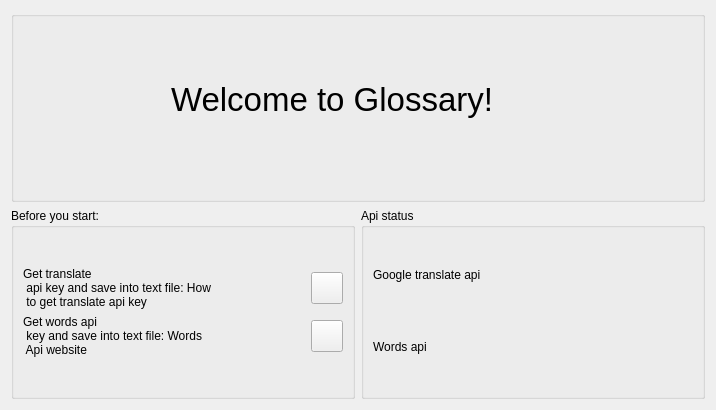
<?xml version="1.0" encoding="UTF-8"?>
<ui version="4.0">
    <class>glossary::gui::view::WelcomeTab</class>
    <widget class="QWidget" name="glossary::gui::view::WelcomeTab">
        <property name="geometry">
            <rect>
                <x>0</x>
                <y>0</y>
                <width>716</width>
                <height>410</height>
            </rect>
        </property>
        <property name="windowTitle">
            <string>Form</string>
        </property>
        <layout class="QGridLayout" name="gridLayout_4">
            <item row="0" column="0" colspan="2">
                <widget class="QGroupBox" name="groupBoxWelcomeToGlossary">
                    <property name="title">
                        <string/>
                    </property>
                    <widget class="QLabel" name="label">
                        <property name="geometry">
                            <rect>
                                <x>160</x>
                                <y>70</y>
                                <width>330</width>
                                <height>38</height>
                            </rect>
                        </property>
                        <property name="font">
                            <font>
                                <pointsize>25</pointsize>
                            </font>
                        </property>
                        <property name="text">
                            <string>&lt;html&gt;&lt;head/&gt;&lt;body&gt;&lt;p align=&quot;center&quot;&gt;Welcome to
                                Glossary!&lt;/p&gt;&lt;/body&gt;&lt;/html&gt;
                            </string>
                        </property>
                    </widget>
                </widget>
            </item>
            <item row="1" column="0">
                <widget class="QGroupBox" name="groupBoxBeforeStart">
                    <property name="title">
                        <string>Before you start:</string>
                    </property>
                    <layout class="QVBoxLayout" name="verticalLayout_3">
                        <item>
                            <layout class="QVBoxLayout" name="verticalLayout_2">
                                <item>
                                    <layout class="QHBoxLayout" name="horizontalLayout_6">
                                        <item>
                                            <widget class="QLabel" name="labelTranslationApiDescription">
                                                <property name="text">
                                                    <string>&lt;html&gt;&lt;head/&gt;&lt;body&gt;&lt;p&gt;Get translate
                                                        api key and save into text file: &lt;/p&gt;&lt;p&gt;&lt;a href=&quot;https://neliosoftware.com/blog/how-to-generate-an-api-key-for-google-translate/&quot;&gt;&lt;span
                                                        style=&quot; text-decoration: underline; color:#007af4;&quot;&gt;How
                                                        to get translate api key&lt;/span&gt;&lt;/a&gt;&lt;/p&gt;&lt;p&gt;&lt;br/&gt;&lt;/p&gt;&lt;/body&gt;&lt;/html&gt;
                                                    </string>
                                                </property>
                                            </widget>
                                        </item>
                                        <item>
                                            <layout class="QGridLayout" name="gridLayout_2">
                                                <item row="0" column="0">
                                                    <widget class="QPushButton" name="buttonLoadTranslateApiKey">
                                                        <property name="sizePolicy">
                                                            <sizepolicy hsizetype="Fixed" vsizetype="Fixed">
                                                                <horstretch>0</horstretch>
                                                                <verstretch>0</verstretch>
                                                            </sizepolicy>
                                                        </property>
                                                        <property name="minimumSize">
                                                            <size>
                                                                <width>32</width>
                                                                <height>32</height>
                                                            </size>
                                                        </property>
                                                        <property name="maximumSize">
                                                            <size>
                                                                <width>32</width>
                                                                <height>32</height>
                                                            </size>
                                                        </property>
                                                        <property name="text">
                                                            <string/>
                                                        </property>
                                                    </widget>
                                                </item>
                                            </layout>
                                        </item>
                                    </layout>
                                </item>
                                <item>
                                    <layout class="QHBoxLayout" name="horizontalLayout_7">
                                        <item>
                                            <widget class="QLabel" name="labelWordsApiDescription">
                                                <property name="text">
                                                    <string>&lt;html&gt;&lt;head/&gt;&lt;body&gt;&lt;p&gt;Get words api
                                                        key and save into text file: &lt;/p&gt;&lt;p&gt;&lt;a href=&quot;https://rapidapi.com/dpventures/api/wordsapi/pricing&quot;&gt;&lt;span
                                                        style=&quot; text-decoration: underline; color:#555753;&quot;&gt;Words
                                                        Api website&lt;/span&gt;&lt;/a&gt;&lt;span style=&quot;
                                                        color:#555753;&quot;&gt;&lt;br/&gt;&lt;/span&gt;&lt;/p&gt;&lt;/body&gt;&lt;/html&gt;
                                                    </string>
                                                </property>
                                            </widget>
                                        </item>
                                        <item>
                                            <spacer name="horizontalSpacer">
                                                <property name="orientation">
                                                    <enum>Qt::Horizontal</enum>
                                                </property>
                                                <property name="sizeType">
                                                    <enum>QSizePolicy::Fixed</enum>
                                                </property>
                                                <property name="sizeHint" stdset="0">
                                                    <size>
                                                        <width>13</width>
                                                        <height>20</height>
                                                    </size>
                                                </property>
                                            </spacer>
                                        </item>
                                        <item>
                                            <layout class="QGridLayout" name="gridLayout">
                                                <item row="0" column="0">
                                                    <widget class="QPushButton" name="buttonLoadWordsApiKey">
                                                        <property name="sizePolicy">
                                                            <sizepolicy hsizetype="Fixed" vsizetype="Fixed">
                                                                <horstretch>0</horstretch>
                                                                <verstretch>0</verstretch>
                                                            </sizepolicy>
                                                        </property>
                                                        <property name="maximumSize">
                                                            <size>
                                                                <width>32</width>
                                                                <height>32</height>
                                                            </size>
                                                        </property>
                                                        <property name="text">
                                                            <string/>
                                                        </property>
                                                    </widget>
                                                </item>
                                            </layout>
                                        </item>
                                    </layout>
                                </item>
                            </layout>
                        </item>
                    </layout>
                </widget>
            </item>
            <item row="1" column="1">
                <widget class="QGroupBox" name="groupBoxApiStatus">
                    <property name="title">
                        <string>Api status</string>
                    </property>
                    <layout class="QGridLayout" name="gridLayout_3">
                        <item row="0" column="0">
                            <layout class="QHBoxLayout" name="horizontalLayout">
                                <item>
                                    <widget class="QLabel" name="labelGoogleTranslateApi">
                                        <property name="text">
                                            <string>Google translate api</string>
                                        </property>
                                    </widget>
                                </item>
                                <item>
                                    <widget class="QLabel" name="labelTranslateApiKeyValid">
                                        <property name="sizePolicy">
                                            <sizepolicy hsizetype="Fixed" vsizetype="Fixed">
                                                <horstretch>0</horstretch>
                                                <verstretch>0</verstretch>
                                            </sizepolicy>
                                        </property>
                                        <property name="minimumSize">
                                            <size>
                                                <width>16</width>
                                                <height>16</height>
                                            </size>
                                        </property>
                                        <property name="maximumSize">
                                            <size>
                                                <width>16</width>
                                                <height>16</height>
                                            </size>
                                        </property>
                                        <property name="font">
                                            <font>
                                                <family>aakar</family>
                                                <weight>75</weight>
                                                <bold>true</bold>
                                            </font>
                                        </property>
                                        <property name="styleSheet">
                                            <string notr="true">color: rgb(239, 41, 41);</string>
                                        </property>
                                        <property name="text">
                                            <string/>
                                        </property>
                                    </widget>
                                </item>
                            </layout>
                        </item>
                        <item row="1" column="0">
                            <spacer name="verticalSpacer">
                                <property name="orientation">
                                    <enum>Qt::Vertical</enum>
                                </property>
                                <property name="sizeType">
                                    <enum>QSizePolicy::Fixed</enum>
                                </property>
                                <property name="sizeHint" stdset="0">
                                    <size>
                                        <width>20</width>
                                        <height>20</height>
                                    </size>
                                </property>
                            </spacer>
                        </item>
                        <item row="2" column="0">
                            <layout class="QHBoxLayout" name="horizontalLayout_3">
                                <item>
                                    <widget class="QLabel" name="label_4">
                                        <property name="text">
                                            <string>Words api</string>
                                        </property>
                                    </widget>
                                </item>
                                <item>
                                    <widget class="QLabel" name="labelWordsApiKeyValid">
                                        <property name="sizePolicy">
                                            <sizepolicy hsizetype="Fixed" vsizetype="Fixed">
                                                <horstretch>0</horstretch>
                                                <verstretch>0</verstretch>
                                            </sizepolicy>
                                        </property>
                                        <property name="minimumSize">
                                            <size>
                                                <width>16</width>
                                                <height>16</height>
                                            </size>
                                        </property>
                                        <property name="maximumSize">
                                            <size>
                                                <width>16</width>
                                                <height>16</height>
                                            </size>
                                        </property>
                                        <property name="font">
                                            <font>
                                                <family>aakar</family>
                                                <weight>75</weight>
                                                <bold>true</bold>
                                            </font>
                                        </property>
                                        <property name="styleSheet">
                                            <string notr="true">color: rgb(239, 41, 41);</string>
                                        </property>
                                        <property name="text">
                                            <string/>
                                        </property>
                                    </widget>
                                </item>
                            </layout>
                        </item>
                    </layout>
                </widget>
            </item>
        </layout>
    </widget>
    <resources/>
    <connections/>
</ui>
